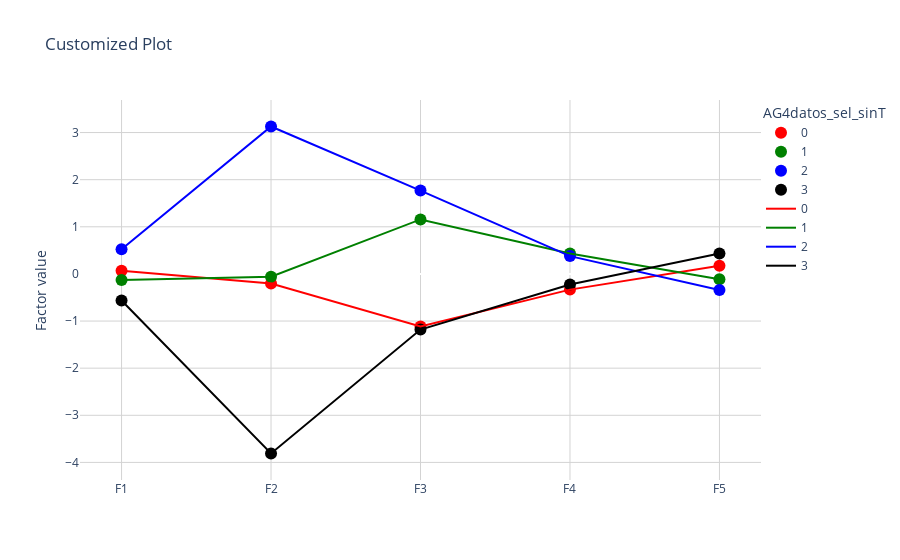

Notebook cell for this chart:
### Code cell
grafico1('AG4datos_sel_sinT')

### Figure 1 — Plotly figure (JSON) as saved in the notebook; plotly's stock layout.template omitted (floating-point values rounded to 4 significant figures)
{"data": [{"hovertemplate": "AG4datos_sel_sinT=0<br> =%{x}<br>Factor value=%{y}<extra></extra>", "legendgroup": "0", "marker": {"color": "red", "size": 12, "symbol": "circle"}, "mode": "markers", "name": "0", "orientation": "v", "showlegend": true, "type": "scatter", "x": ["F1", "F2", "F3", "F4", "F5"], "xaxis": "x", "y": [0.06579, -0.2052, -1.113, -0.333, 0.1735], "yaxis": "y"}, {"hovertemplate": "AG4datos_sel_sinT=1<br> =%{x}<br>Factor value=%{y}<extra></extra>", "legendgroup": "1", "marker": {"color": "green", "size": 12, "symbol": "circle"}, "mode": "markers", "name": "1", "orientation": "v", "showlegend": true, "type": "scatter", "x": ["F1", "F2", "F3", "F4", "F5"], "xaxis": "x", "y": [-0.1283, -0.05799, 1.156, 0.4355, -0.1117], "yaxis": "y"}, {"hovertemplate": "AG4datos_sel_sinT=2<br> =%{x}<br>Factor value=%{y}<extra></extra>", "legendgroup": "2", "marker": {"color": "blue", "size": 12, "symbol": "circle"}, "mode": "markers", "name": "2", "orientation": "v", "showlegend": true, "type": "scatter", "x": ["F1", "F2", "F3", "F4", "F5"], "xaxis": "x", "y": [0.5222, 3.129, 1.768, 0.378, -0.3426], "yaxis": "y"}, {"hovertemplate": "AG4datos_sel_sinT=3<br> =%{x}<br>Factor value=%{y}<extra></extra>", "legendgroup": "3", "marker": {"color": "black", "size": 12, "symbol": "circle"}, "mode": "markers", "name": "3", "orientation": "v", "showlegend": true, "type": "scatter", "x": ["F1", "F2", "F3", "F4", "F5"], "xaxis": "x", "y": [-0.5624, -3.811, -1.18, -0.2241, 0.4333], "yaxis": "y"}, {"hovertemplate": "AG4datos_sel_sinT=0<br>variable=%{x}<br>value=%{y}<extra></extra>", "legendgroup": "0", "line": {"color": "red", "dash": "solid", "shape": "linear"}, "marker": {"symbol": "circle"}, "mode": "lines", "name": "0", "orientation": "v", "showlegend": true, "type": "scatter", "x": ["F1", "F2", "F3", "F4", "F5"], "xaxis": "x", "y": [0.06579, -0.2052, -1.113, -0.333, 0.1735], "yaxis": "y"}, {"hovertemplate": "AG4datos_sel_sinT=1<br>variable=%{x}<br>value=%{y}<extra></extra>", "legendgroup": "1", "line": {"color": "green", "dash": "solid", "shape": "linear"}, "marker": {"symbol": "circle"}, "mode": "lines", "name": "1", "orientation": "v", "showlegend": true, "type": "scatter", "x": ["F1", "F2", "F3", "F4", "F5"], "xaxis": "x", "y": [-0.1283, -0.05799, 1.156, 0.4355, -0.1117], "yaxis": "y"}, {"hovertemplate": "AG4datos_sel_sinT=2<br>variable=%{x}<br>value=%{y}<extra></extra>", "legendgroup": "2", "line": {"color": "blue", "dash": "solid", "shape": "linear"}, "marker": {"symbol": "circle"}, "mode": "lines", "name": "2", "orientation": "v", "showlegend": true, "type": "scatter", "x": ["F1", "F2", "F3", "F4", "F5"], "xaxis": "x", "y": [0.5222, 3.129, 1.768, 0.378, -0.3426], "yaxis": "y"}, {"hovertemplate": "AG4datos_sel_sinT=3<br>variable=%{x}<br>value=%{y}<extra></extra>", "legendgroup": "3", "line": {"color": "black", "dash": "solid", "shape": "linear"}, "marker": {"symbol": "circle"}, "mode": "lines", "name": "3", "orientation": "v", "showlegend": true, "type": "scatter", "x": ["F1", "F2", "F3", "F4", "F5"], "xaxis": "x", "y": [-0.5624, -3.811, -1.18, -0.2241, 0.4333], "yaxis": "y"}], "layout": {"legend": {"orientation": "v", "title": {"text": "AG4datos_sel_sinT"}, "tracegroupgap": 0, "traceorder": "normal", "x": 1, "y": 1}, "plot_bgcolor": "white", "title": {"text": "Customized Plot"}, "xaxis": {"anchor": "y", "domain": [0, 1], "gridcolor": "LightGray", "gridwidth": 1, "showgrid": true, "title": {"text": " "}}, "yaxis": {"anchor": "x", "domain": [0, 1], "gridcolor": "LightGray", "gridwidth": 1, "showgrid": true, "title": {"text": "Factor value"}}}}
